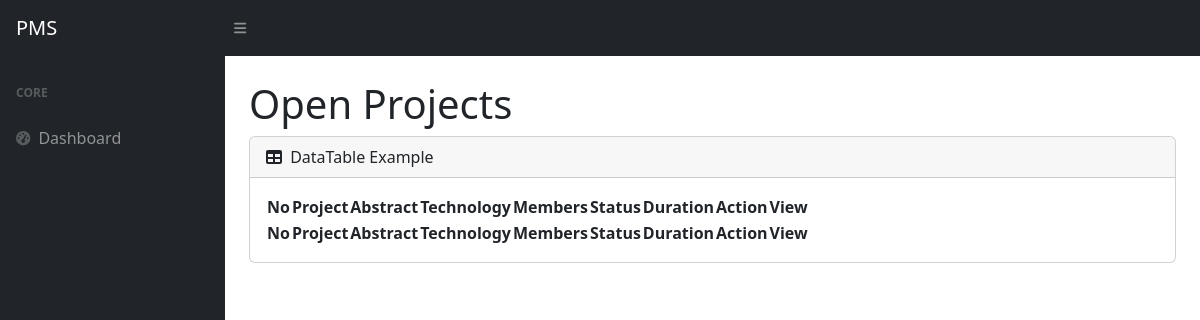
/Student/Open_projects.php (signed in), run on an earlier commit of the app's database.
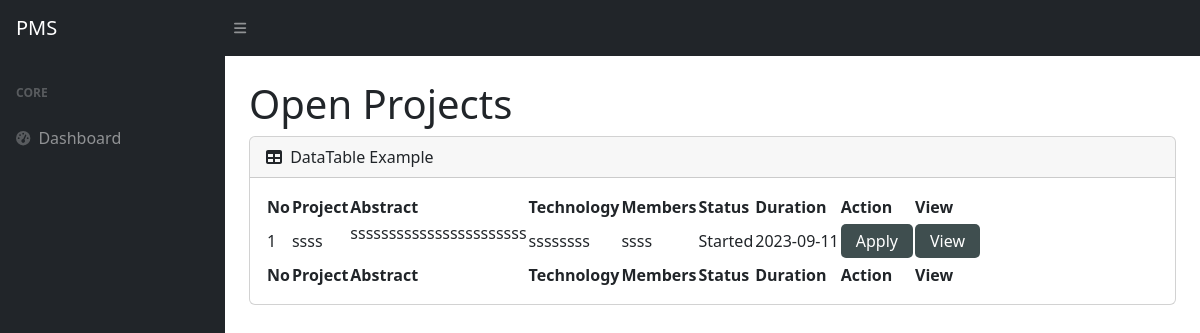
And on a later commit of the database.
### tables this page shows
CREATE TABLE `openproject` (
  `id` int(11) NOT NULL,
  `f_id` int(11) NOT NULL,
  `projectName` varchar(255) NOT NULL,
  `projectTechnology` varchar(255) DEFAULT NULL,
  `projectMembers` varchar(255) DEFAULT NULL,
  `projectStatus` varchar(255) DEFAULT NULL,
  `projectDuration` varchar(255) DEFAULT NULL,
  `projectAbstract` text DEFAULT NULL,
  `technologyKeywords` varchar(255) DEFAULT NULL
);

### Student/Open_projects.php (the view, shortened to what the changed rows need)
<!DOCTYPE html>
<?php
include "Loading/databaseconnect.php";
?>
<html lang="en">
    <head>
        <link href="https://cdn.jsdelivr.net/npm/simple-datatables@7.1.2/dist/style.min.css" rel="stylesheet" />
        <link href="./Student_css/styles.css" rel="stylesheet" />
    </head>
    <body class="sb-nav-fixed">
        <div id="layoutSidenav">
            <div id="layoutSidenav_content">
                <main>
                    <div class="container-fluid px-4">
                        <h1 class="mt-4">Open Projects</h1>
                        <div class="card mb-4">
                            <div class="card-body">
                                <table id="datatablesSimple">
                                    <thead>
                                        <tr>
                                          <th>No</th>
                                          <th>Project</th>
                                          <th>Abstract</th>
                                          <th>Technology</th>
                                          <th>Members</th>
                                          <th>Status</th>
                                          <th>Duration</th>
                                          <th>Action</th>
                                          <th>View</th>
                                        </tr>
                                    </thead>
                                    <tfoot>
                                        <tr>
                                          <th>No</th>
                                          <th>Project</th>
                                          <th>Abstract</th>
                                          <th>Technology</th>
                                          <th>Members</th>
                                          <th>Status</th>
                                          <th>Duration</th>
                                          <th>Action</th>
                                          <th>View</th>
                                        </tr>
                                    </tfoot>
                                    <tbody class="actionbtn">
                                        <?php
                                            $query = "SELECT * FROM `openproject`";
                                            $result = mysqli_query($conn, $query);
                                            if ($result) {
                                                $projects = array();
                                                while ($row = mysqli_fetch_assoc($result)) {
                                                    $projects[] = $row;
                                                }
                                            } else {
                                                $projects = array();
                                            }
                                            foreach ($projects as $index => $project) {
                                            $rowNumber = $index + 1;
                                            $projectName = $project['projectName'];
                                            $projectAbstract = $project['projectAbstract'];
                                            $projectTechnology = $project['projectTechnology'];
                                            $projectMembers = $project['projectMembers'];
                                            $projectStatus = $project['projectStatus'];
                                            $projectDuration = $project['projectDuration'];
                                            ?>
                                            <tr>
                                                <td id ='no'><?php echo $rowNumber; ?></td>
                                                <td id='p_name'><?php echo $projectName; ?></td>
                                                <td id ='projectAbstract'><?php echo $projectAbstract; ?></td>
                                                <td id = 'techonlogy'><?php echo $projectTechnology; ?></td>
                                                <td id = 'no_of_members'><?php echo $projectMembers; ?></td>
                                                <td id = 'status'><?php echo $projectStatus; ?></td>
                                                <td id='duration'><?php echo $projectDuration; ?></td>
                                                <td><button onclick="apply_project(this)">Apply</button></td>
                                                <td><button onclick="generatePDF(this)">View</button></td>
                                            <?php
                                            }?>
                                        </tr>
                                    </tbody>
                                </table>
                            </div>
                        </div>
                    </div>
                </main>
            </div>
        </div>
    </body>
</html>

What changed in the data, as far as the page shows it:
added openproject: rowNumber "1", projectName "ssss", projectAbstract "sssssssssssssssssssssss", projectTechnology "ssssssss", projectMembers "ssss", projectStatus "Started", projectDuration "2023-09-11"
